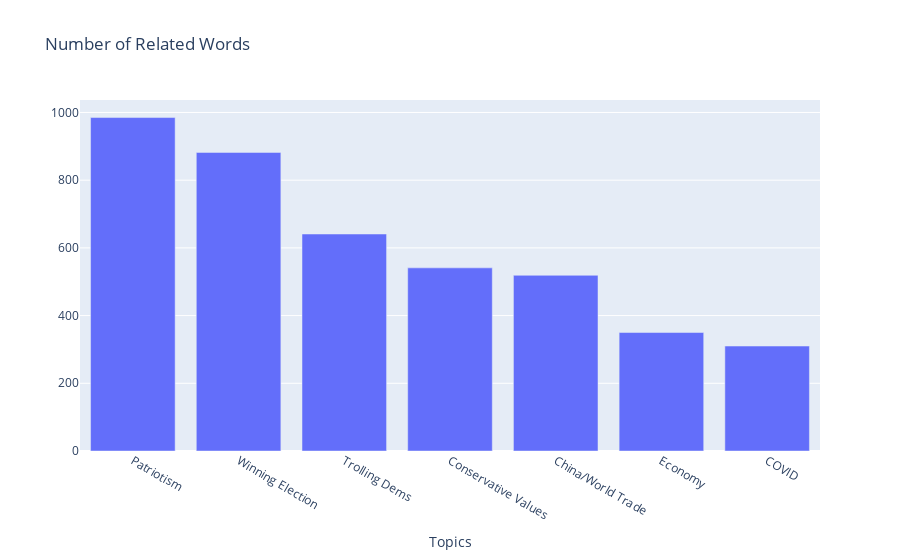

The code cell stored with this chart in its notebook:
### Code cell
# Plot the bar graph using plotly
fig = px.bar(data_frame=df_topic, x='Topics', y='Number of Related Words', title='Number of Related Words', labels={'Number of Related Words':''})
fig.show();

### Figure 1 — Plotly figure (JSON) as saved in the notebook; plotly's stock layout.template omitted (floating-point values rounded to 4 significant figures)
{"data": [{"alignmentgroup": "True", "hovertemplate": "Topics=%{x}<br>=%{y}<extra></extra>", "legendgroup": "", "marker": {"color": "#636efa"}, "name": "", "offsetgroup": "", "orientation": "v", "showlegend": false, "textposition": "auto", "type": "bar", "x": ["Patriotism", "Winning Election", "Trolling Dems", "Conservative Values", "China/World Trade", "Economy", "COVID"], "xaxis": "x", "y": [985, 882, 641, 541, 519, 350, 310], "yaxis": "y"}], "layout": {"barmode": "relative", "legend": {"tracegroupgap": 0}, "title": {"text": "Number of Related Words"}, "xaxis": {"anchor": "y", "domain": [0, 1], "title": {"text": "Topics"}}, "yaxis": {"anchor": "x", "domain": [0, 1], "title": {"text": ""}}}}
